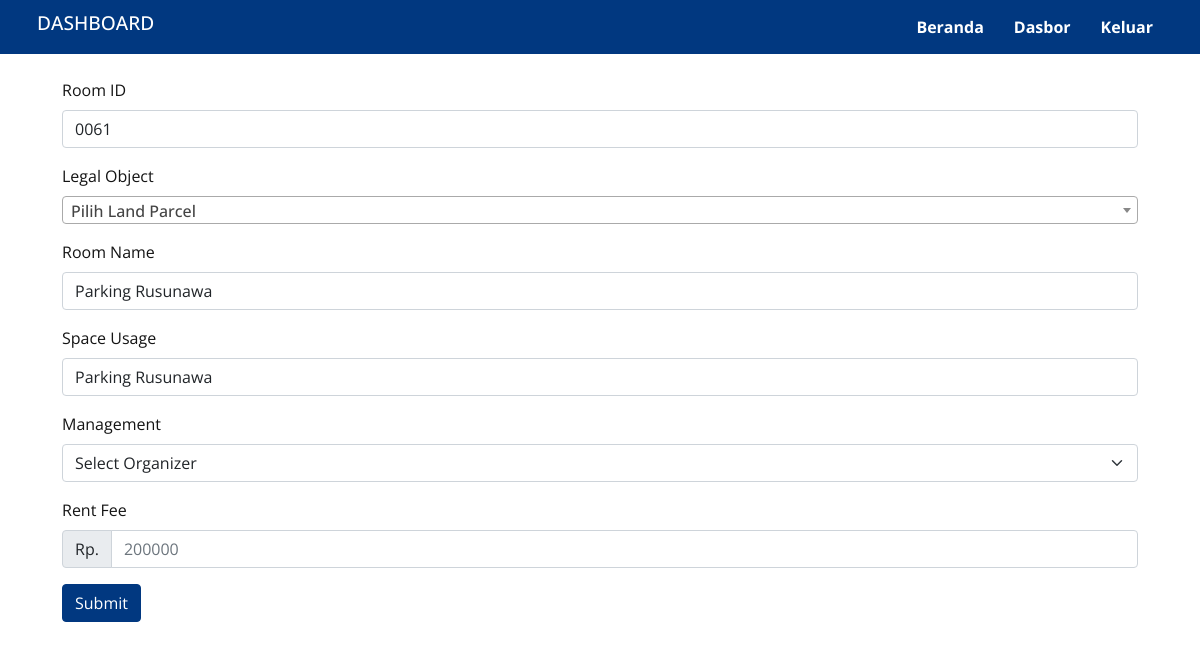
Page /data/room/edit-room.php?room=0061&legal=599584 (signed in) on the committed database.
### tables this page shows
CREATE TABLE `rooms_table` (
  `room_id` varchar(50) NOT NULL,
  `legal_object_id` int(11) DEFAULT NULL,
  `organizer_id` int(11) DEFAULT NULL,
  `room_name` varchar(255) DEFAULT NULL,
  `space_usage` varchar(255) DEFAULT NULL,
  `rent_fee` varchar(255) DEFAULT NULL
);

### action/get-room.php (called while the page is built, shortened)
<?php
include 'db_connect.php';
if ($_SERVER['REQUEST_METHOD'] === 'GET') {
    if (isset($_GET['room']) && !empty($_GET['room']) && isset($_GET['legal']) && !empty($_GET['legal'])) {
        $RoomId = $_GET['room'];
        $LegalId = $_GET['legal'];
        $sql = "SELECT rm.*, p.*, m.id as organizer_id, m.organizer_name, m.organizer_address, m.organizer_city, m.organizer_head, lp.parcel_id, lp.building
        FROM rooms_table rm
        LEFT JOIN legal_objects_table p ON rm.legal_object_id = p.id
        LEFT JOIN managements_table m ON m.id = rm.organizer_id
        LEFT JOIN land_parcel_table lp ON p.parcel_id = lp.parcel_id
        WHERE rm.room_id = '$RoomId' AND rm.legal_object_id = $LegalId
        LIMIT 1";
        $result = $conn->query($sql);
        if ($result->num_rows > 0) {
            $rooms_table = $result->fetch_assoc();
        }
    } elseif (isset($_GET['get']) && !empty($_GET['get'])) {
    }
}

### action/fucntion.php (called while the page is built, shortened)
<?php
function old($name)
{
    return null;
}

### data/room/edit-room.php (the view, shortened to what this page needs)
<!doctype html>
<html lang="en">
<head>
    <link href="https://cdn.jsdelivr.net/npm/bootstrap@5.0.2/dist/css/bootstrap.min.css" rel="stylesheet">
    <link rel="stylesheet" href="https://cdnjs.cloudflare.com/ajax/libs/magicsuggest/2.1.5/magicsuggest-min.css" />
    <link href="https://cdn.jsdelivr.net/npm/select2@4.1.0-rc.0/dist/css/select2.min.css" rel="stylesheet" />
    <link rel="stylesheet" href="/assets/css/style.css" />
</head>
<?php include_once $_SERVER['DOCUMENT_ROOT'] . '/action/first-load.php'; ?>
<?php include_once '../../action/get-room.php' ?>
<body>
    <?php include '../../assets/view/dashboard_header.php' ?>
    <main>
        <div class="container ">
            <div class="row justify-content-center  m-2 py-3">
                <form action="/action/save-room.php?room=<?= $rooms_table['room_id']; ?>&legal=<?= $rooms_table['legal_object_id']; ?>" method="POST" enctype="multipart/form-data">
                    <div class="mb-3">
                        <label for="room_id" class="form-label">Room ID</label>
                        <input type="text" class="form-control" id="room_id" name="room_id" value="<?= old('room_id') ?? $rooms_table['room_id']; ?>" required>
                    </div>
                    <div class="mb-3">
                        <label for="legal_object_id" class="form-label">Legal Object</label>
                    </div>
                    <div class="mb-3">
                        <label for="room_name" class="form-label">Room Name</label>
                        <input type="text" class="form-control" id="room_name" name="room_name" value="<?= old('room_name') ?? $rooms_table['room_name']; ?>" required>
                    </div>
                    <div class="mb-3">
                        <label for="space_usage" class="form-label">Space Usage</label>
                        <input type="text" class="form-control" id="space_usage" name="space_usage" value="<?= old('space_usage') ?? $rooms_table['space_usage']; ?>" required>
                    </div>
                    <div class="mb-3">
                        <label for="organizer" class="form-label">Management</label>
                        <select class="form-select" id="organizer" name="organizer" required>
                            <option value="" disabled selected>Select Organizer</option>
                        </select>
                    </div>
                    <div class="mb-3">
                        <label for="rent_fee" class="form-label">Rent Fee</label>
                        <div class="input-group">
                            <div class="input-group-text">Rp.</div>
                            <input type="text" class="form-control" id="rent_fee" name="rent_fee" value="<?= old('rent_fee') ?? $rooms_table['rent_fee']; ?>" placeholder="200000" required>
                        </div>
                    </div>
                    <button type="submit" class="btn btn-primary">Submit</button>
                </form>
            </div>
        </div>
    </main>
</body>
</html>

### assets/css/style.css (style rules this page uses)
* { margin: 0; padding: 0; box-sizing: border-box; text-decoration: none !important; outline: none !important; border: none; scroll-behavior: smooth; }
body { font-family: "Open Sans", "Roboto", "Segoe UI", sans-serif; font-weight: 500; color: #141414; }
.btn-primary { background-color: #013880; border-color: #013880; }
label { font-weight: 400; }

### rows in the picture
rooms_table: room_id "0061", room_name "Parking Rusunawa", space_usage "Parking Rusunawa"
